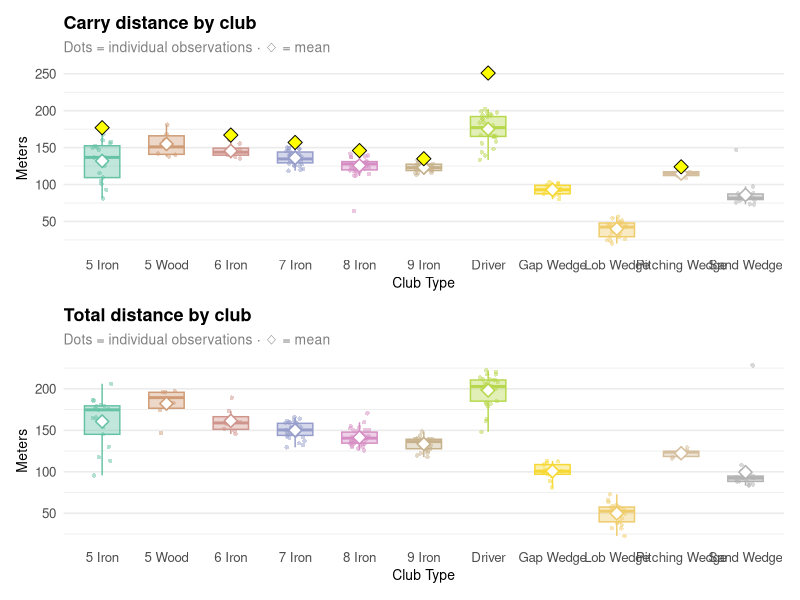
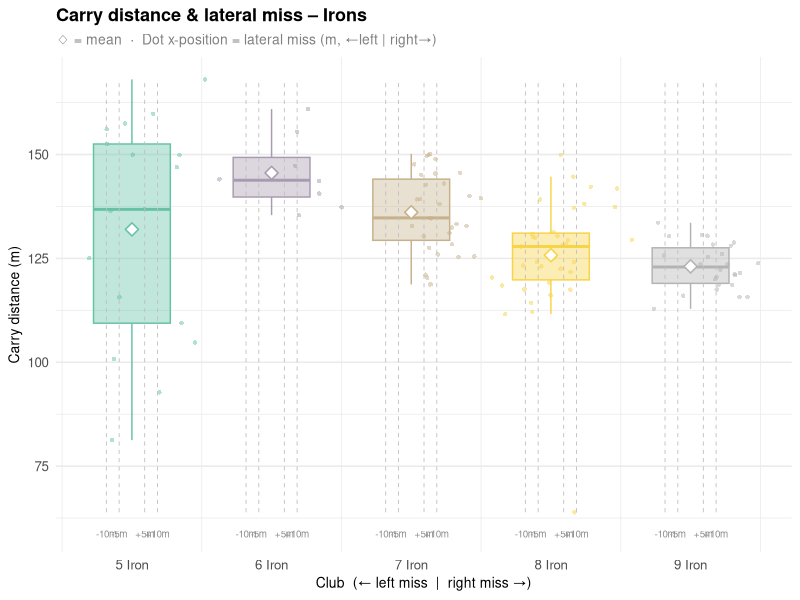
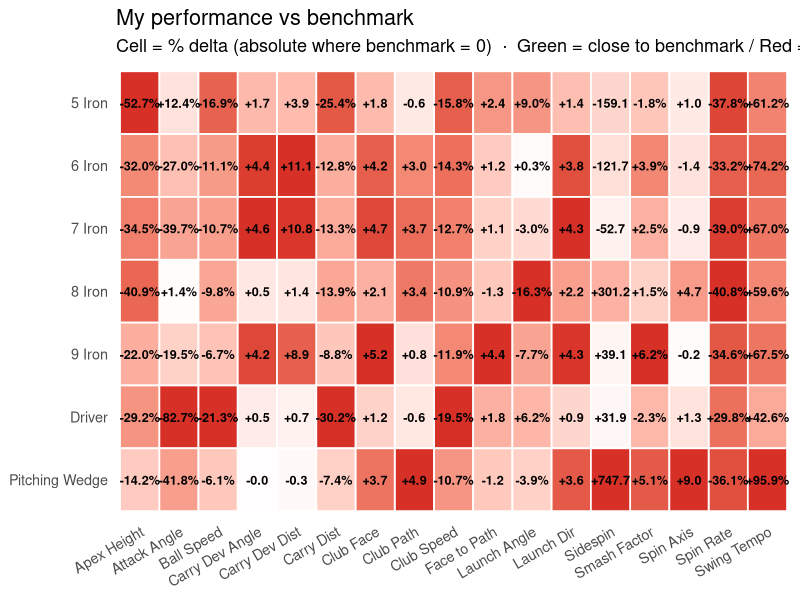
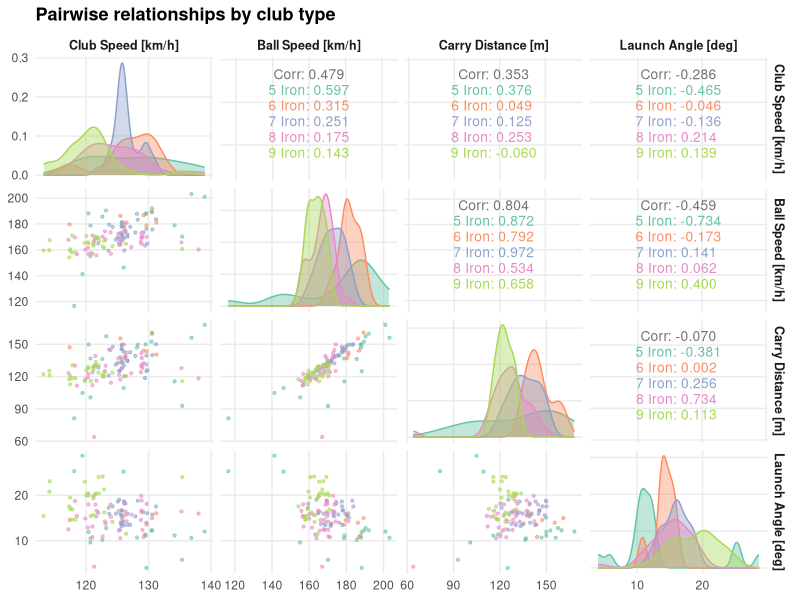
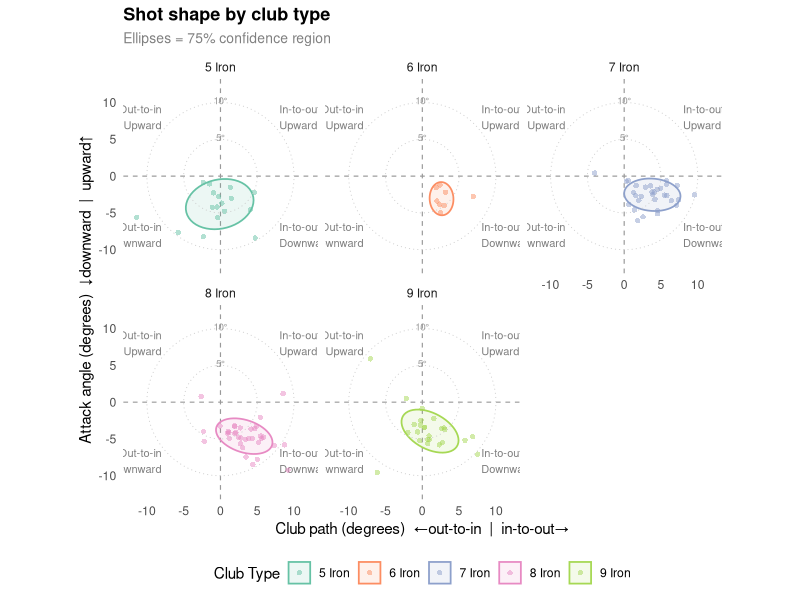
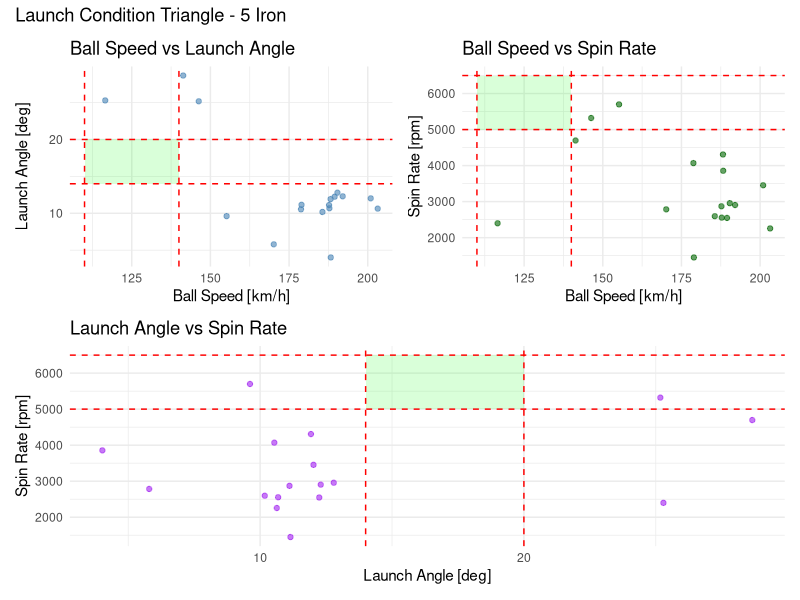
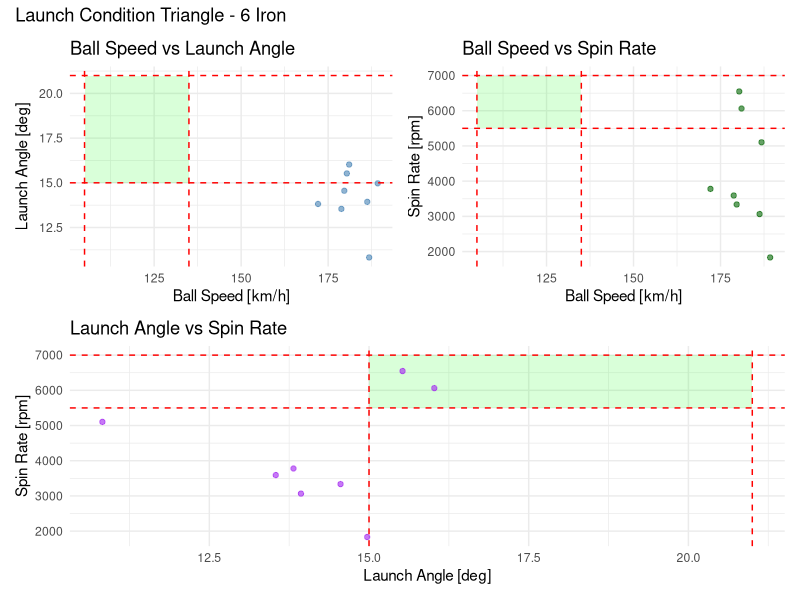
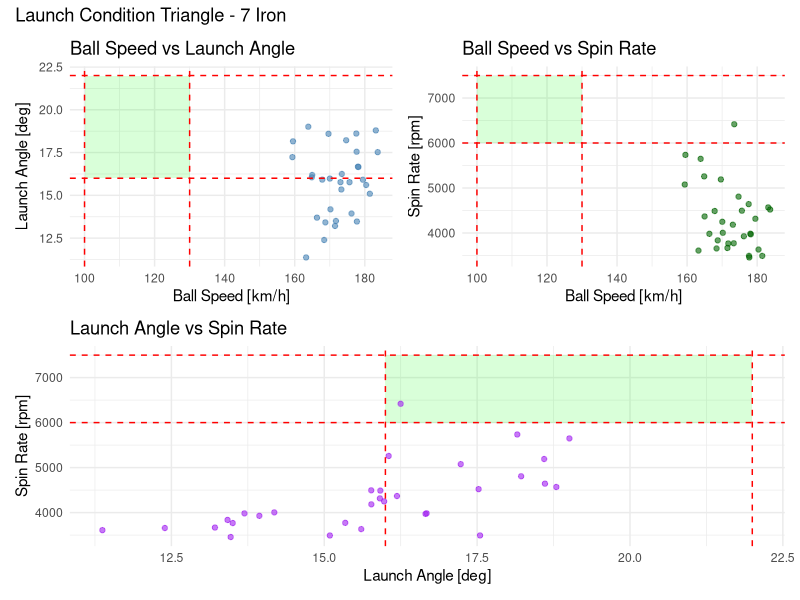

Write R code to recreate these figures, in order.
library(readxl)
library(tidyverse)
library(dplyr)
library(tidyr)
library(patchwork)
library(ggplot2)
library(GGally)
library(patchwork)


make_boxplot <- function(
    data,
    x_var,
    y_var,
    title        = NULL,
    subtitle     = NULL,
    x_label      = x_var,
    y_label      = y_var,
    palette      = "Set2",
    show_mean    = TRUE,
    show_points  = TRUE,
    jitter_width = 0.15,
    point_alpha  = 0.5,
    flip         = FALSE,
    benchmark    = NULL,
    jitter_mode      = "random",  # "random" | "offline"
    offline_var      = NULL,      # column with lateral miss (m), required for jitter_mode = "offline"
    offline_ref_dist = c(5, 10)   # reference distances (m) to label on the offline axis
) {
  if (jitter_mode == "offline" && is.null(offline_var))
    stop("offline_var must be provided when jitter_mode = 'offline'")

  # -------------------------
  # OFFLINE MODE: numeric group positions + lateral offset
  # -------------------------
  if (jitter_mode == "offline") {
    club_levels  <- sort(unique(data[[x_var]]))
    n_groups     <- length(club_levels)
    # scale so the 90th-percentile miss fills ~40% of the space between clubs
    scale_factor <- 0.4 / quantile(abs(data[[offline_var]]), 0.90, na.rm = TRUE)

    data$.group_pos <- as.numeric(factor(data[[x_var]], levels = club_levels))
    data$.x_pos     <- data$.group_pos + data[[offline_var]] * scale_factor

    if (is.null(subtitle))
      subtitle <- paste0(
        if (show_mean) "\u25c7 = mean  \u00b7  " else "",
        "Dot x-position = lateral miss (m, \u2190left | right\u2192)"
      )

    pal <- colorRampPalette(RColorBrewer::brewer.pal(8, palette))(n_groups)
    names(pal) <- club_levels

    p <- ggplot(data, aes(
      x     = .group_pos,
      y     = .data[[y_var]],
      fill  = .data[[x_var]],
      color = .data[[x_var]],
      group = .data[[x_var]]
    )) +
      geom_boxplot(
        alpha         = 0.4,
        outlier.shape = NA,
        width         = 0.55,
        linewidth     = 0.5
      )

    if (show_points) {
      p <- p + geom_point(
        aes(x = .x_pos),
        size  = 1.2,
        alpha = point_alpha,
        shape = 16
      )
    }

    if (show_mean) {
      p <- p + stat_summary(
        fun    = mean,
        geom   = "point",
        shape  = 23,
        size   = 3,
        fill   = "white",
        stroke = 0.8
      )
    }

    if (!is.null(benchmark)) {
      if (is.list(benchmark) && !is.data.frame(benchmark)) benchmark <- as.data.frame(benchmark)
      benchmark <- benchmark[benchmark[[x_var]] %in% club_levels, , drop = FALSE]
      if (nrow(benchmark) > 0) {
        benchmark$.group_pos <- as.numeric(factor(benchmark[[x_var]], levels = club_levels))
        p <- p + geom_point(
          data        = benchmark,
          aes(x = .group_pos, y = .data[[y_var]]),
          inherit.aes = FALSE,
          shape = 23, size = 3.5, fill = "yellow", color = "black"
        )
      }
    }

    # Reference distance markers on the offline axis
    if (length(offline_ref_dist) > 0) {
      y_min  <- min(data[[y_var]], na.rm = TRUE)
      y_max  <- max(data[[y_var]], na.rm = TRUE)
      y_span <- y_max - y_min

      ref_df <- do.call(rbind, lapply(seq_len(n_groups), function(g) {
        do.call(rbind, lapply(offline_ref_dist, function(d) {
          rbind(
            data.frame(x = g + d * scale_factor, xend = g + d * scale_factor,
                       y = y_min, yend = y_max,
                       lx = g + d * scale_factor, ly = y_min - y_span * 0.04,
                       label = paste0("+", d, "m")),
            data.frame(x = g - d * scale_factor, xend = g - d * scale_factor,
                       y = y_min, yend = y_max,
                       lx = g - d * scale_factor, ly = y_min - y_span * 0.04,
                       label = paste0("-", d, "m"))
          )
        }))
      }))

      p <- p +
        geom_segment(
          data        = ref_df,
          aes(x = x, xend = xend, y = y, yend = yend),
          inherit.aes = FALSE,
          color       = "grey75",
          linewidth   = 0.3,
          linetype    = "dashed"
        ) +
        geom_text(
          data        = ref_df,
          aes(x = lx, y = ly, label = label),
          inherit.aes = FALSE,
          size        = 2.5,
          color       = "grey55",
          vjust       = 1
        )
    }

    p <- p +
      scale_x_continuous(breaks = seq_len(n_groups), labels = club_levels) +
      scale_fill_manual(values  = pal, guide = "none") +
      scale_color_manual(values = pal, guide = "none") +
      theme_minimal(base_size = 12) +
      theme(
        plot.title         = element_text(face = "bold", size = 13),
        plot.subtitle      = element_text(color = "grey50", size = 10),
        axis.title         = element_text(size = 10),
        panel.grid.major.x = element_blank()
      ) +
      labs(title = title, subtitle = subtitle, x = x_label, y = y_label)

    if (flip) p <- p + coord_flip()
    return(p)
  }

  # -------------------------
  # RANDOM JITTER MODE (original behaviour)
  # -------------------------
  if (is.null(subtitle)) {
    parts <- character(0)
    if (show_points) parts <- c(parts, "Dots = individual observations")
    if (show_mean)   parts <- c(parts, "\u25c7 = mean")
    subtitle <- if (length(parts)) paste(parts, collapse = " \u00b7 ") else NULL
  }

  p <- ggplot(data, aes(
    x     = .data[[x_var]],
    y     = .data[[y_var]],
    fill  = .data[[x_var]],
    color = .data[[x_var]]
  )) +
    geom_boxplot(
      alpha         = 0.4,
      outlier.shape = NA,
      width         = 0.55,
      linewidth     = 0.5
    )

  if (show_points) {
    p <- p + geom_jitter(
      width = jitter_width,
      size  = 1.2,
      alpha = point_alpha,
      shape = 16
    )
  }

  if (show_mean) {
    p <- p + stat_summary(
      fun    = mean,
      geom   = "point",
      shape  = 23,
      size   = 3,
      fill   = "white",
      stroke = 0.8
    )
  }

  # -------------------------
  # BENCHMARK LAYER (filtered)
  # -------------------------
  if (!is.null(benchmark)) {

    if (is.list(benchmark) && !is.data.frame(benchmark)) benchmark <- as.data.frame(benchmark)

    benchmark <- benchmark[
      benchmark[[x_var]] %in% unique(data[[x_var]]),
      , drop = FALSE
    ]

    if (nrow(benchmark) > 0) {
      p <- p +
        geom_point(
          data = benchmark,
          aes(x = .data[[x_var]], y = .data[[y_var]]),
          inherit.aes = FALSE,
          shape = 23, size = 3.5, fill = "yellow", color = "black"
        )
    }
  }

  # -------------------------
  # STYLING
  # -------------------------
  n_groups <- length(unique(data[[x_var]]))
  pal <- colorRampPalette(RColorBrewer::brewer.pal(8, palette))(n_groups)

  p <- p +
    scale_fill_manual(values = pal, guide = "none") +
    scale_color_manual(values = pal, guide = "none") +
    theme_minimal(base_size = 12) +
    theme(
      plot.title         = element_text(face = "bold", size = 13),
      plot.subtitle      = element_text(color = "grey50", size = 10),
      axis.title         = element_text(size = 10),
      panel.grid.major.x = element_blank()
    ) +
    labs(title = title, subtitle = subtitle, x = x_label, y = y_label)

  if (flip) p <- p + coord_flip()

  p
}


pairwise_plot <- function(
    data,
    columns,
    group_var    = NULL,
    title        = "Pairwise relationships",
    palette      = "Set2",
    upper        = "cor",
    lower        = "points",
    diag         = "densityDiag",
    point_size   = 0.8,
    point_alpha  = 0.6,
    legend_pos   = "bottom"
) {
  # Build mapping: add colour only if group_var is supplied
  mapping <- if (!is.null(group_var)) {
    aes(color = .data[[group_var]], fill = .data[[group_var]], alpha = point_alpha)
  } else {
    aes(alpha = point_alpha)
  }
  
  p <- ggpairs(
    data    = data,
    columns = columns,
    mapping = mapping,
    upper   = list(continuous = wrap(upper, size = 3.5, stars = FALSE)),
    lower   = list(continuous = wrap(lower, size = point_size)),
    diag    = list(continuous = wrap(diag,  alpha = 0.4))
  )
  
  # Apply colour scales only when grouping
  if (!is.null(group_var)) {
    p <- p +
      scale_color_brewer(palette = palette, name = group_var) +
      scale_fill_brewer(palette  = palette, name = group_var)
  }
  
  p +
    theme_minimal(base_size = 11) +
    theme(
      plot.title       = element_text(face = "bold", size = 13),
      strip.text       = element_text(size = 9, face = "bold"),
      legend.position  = legend_pos,
      panel.grid.minor = element_blank()
    ) +
    labs(title = title)
}


shot_shape_rose <- function(
    data,
    club_path,
    attack_angle,
    group_var      = NULL,
    title          = "Shot shape rose",
    palette        = "Set2",
    ellipse        = TRUE,
    facet          = FALSE,
    ellipse_level  = 0.75
) {
  mapping <- if (!is.null(group_var)) {
    aes(
      x     = .data[[club_path]],
      y     = .data[[attack_angle]],
      color = .data[[group_var]],
      fill  = .data[[group_var]]
    )
  } else {
    aes(
      x = .data[[club_path]],
      y = .data[[attack_angle]]
    )
  }
  
  p <- ggplot(data, mapping) +
    
    # Reference lines — zero axes
    geom_hline(yintercept = 0, linewidth = 0.4, linetype = "dashed", color = "grey60") +
    geom_vline(xintercept = 0, linewidth = 0.4, linetype = "dashed", color = "grey60") +
    
    # Quadrant labels
    annotate("text", x =  8, y =  8, label = "In-to-out\nUpward",   size = 2.8, color = "grey50", hjust = 0) +
    annotate("text", x = -8, y =  8, label = "Out-to-in\nUpward",   size = 2.8, color = "grey50", hjust = 1) +
    annotate("text", x =  8, y = -8, label = "In-to-out\nDownward", size = 2.8, color = "grey50", hjust = 0) +
    annotate("text", x = -8, y = -8, label = "Out-to-in\nDownward", size = 2.8, color = "grey50", hjust = 1) +
    
    # Individual shots
    geom_point(size = 1.5, alpha = 0.5, shape = 16)
  
  # Confidence ellipses
  if (ellipse) {
    p <- p + stat_ellipse(
      geom  = "polygon",
      level = ellipse_level,
      alpha = 0.12,
      linewidth = 0.6
    )
  }
  
  # Polar coordinates — note: coord_polar maps x to angle, y to radius,
  # but for a shot shape plot we want a standard Cartesian feel with
  # circular grid lines, so we use coord_fixed() + circular reference rings
  p <- p +
    # Circular reference rings at 5 and 10 degrees radius
    annotate("path",
             x = 5 * cos(seq(0, 2 * pi, length.out = 200)),
             y = 5 * sin(seq(0, 2 * pi, length.out = 200)),
             color = "grey80", linewidth = 0.3, linetype = "dotted"
    ) +
    annotate("path",
             x = 10 * cos(seq(0, 2 * pi, length.out = 200)),
             y = 10 * sin(seq(0, 2 * pi, length.out = 200)),
             color = "grey80", linewidth = 0.3, linetype = "dotted"
    ) +
    annotate("text", x = 0, y =  5.3, label = "5°",  size = 2.5, color = "grey60") +
    annotate("text", x = 0, y = 10.3, label = "10°", size = 2.5, color = "grey60") +
    
    coord_fixed(xlim = c(-12, 12), ylim = c(-12, 12)) +
    theme_minimal(base_size = 11) +
    theme(
      plot.title        = element_text(face = "bold", size = 13),
      plot.subtitle     = element_text(color = "grey50", size = 10),
      panel.grid        = element_blank(),
      axis.ticks        = element_blank(),
      legend.position   = "bottom"
    ) +
    labs(
      title    = title,
      subtitle = paste0("Ellipses = ", ellipse_level * 100, "% confidence region"),
      x        = "Club path (degrees)  ←out-to-in  |  in-to-out→",
      y        = "Attack angle (degrees)  ↓downward  |  upward↑",
      color    = group_var,
      fill     = group_var
    )
  
  if (!is.null(group_var)) {
    p <- p +
      scale_color_brewer(palette = palette) +
      scale_fill_brewer(palette  = palette)
  }
  
  if (facet && !is.null(group_var)) {
    p <- p + facet_wrap(vars(.data[[group_var]]))
  }
  
  p
}


launch_condition_triangle <- function(data, club_type, windows_lookup) {
  
  library(ggplot2)
  library(patchwork)
  library(dplyr)
  
  # Get windows for selected club
  windows <- windows_lookup[[club_type]]
  
  if (is.null(windows)) {
    stop(paste("No launch windows defined for", club_type))
  }
  
  club_data <- data %>%
    filter(`Club Type` == club_type)
  
  p1 <- ggplot(club_data, aes(x = `Ball Speed [km/h]`, y = `Launch Angle [deg]`)) +
    annotate("rect",
             xmin = windows$speed[1], xmax = windows$speed[2],
             ymin = windows$launch[1], ymax = windows$launch[2],
             alpha = 0.15, fill = "green") +
    geom_point(alpha = 0.6, color = "steelblue") +
    geom_vline(xintercept = windows$speed, linetype = "dashed", color = "red") +
    geom_hline(yintercept = windows$launch, linetype = "dashed", color = "red") +
    theme_minimal() +
    labs(title = "Ball Speed vs Launch Angle")
  
  p2 <- ggplot(club_data, aes(x = `Ball Speed [km/h]`, y = `Spin Rate [rpm]`)) +
    annotate("rect",
             xmin = windows$speed[1], xmax = windows$speed[2],
             ymin = windows$spin[1], ymax = windows$spin[2],
             alpha = 0.15, fill = "green") +
    geom_point(alpha = 0.6, color = "darkgreen") +
    geom_vline(xintercept = windows$speed, linetype = "dashed", color = "red") +
    geom_hline(yintercept = windows$spin, linetype = "dashed", color = "red") +
    theme_minimal() +
    labs(title = "Ball Speed vs Spin Rate")
  
  p3 <- ggplot(club_data, aes(x = `Launch Angle [deg]`, y = `Spin Rate [rpm]`)) +
    annotate("rect",
             xmin = windows$launch[1], xmax = windows$launch[2],
             ymin = windows$spin[1], ymax = windows$spin[2],
             alpha = 0.15, fill = "green") +
    geom_point(alpha = 0.6, color = "purple") +
    geom_vline(xintercept = windows$launch, linetype = "dashed", color = "red") +
    geom_hline(yintercept = windows$spin, linetype = "dashed", color = "red") +
    theme_minimal() +
    labs(title = "Launch Angle vs Spin Rate")
  
  (p1 | p2) / p3 +
    plot_annotation(title = paste("Launch Condition Triangle -", club_type))
}


compute_means_table <- function(data, grouper) {
  numeric_cols <- names(data)[sapply(data, is.numeric)]
  data %>%
    group_by(.data[[grouper]]) %>%
    summarise(across(all_of(numeric_cols), ~ mean(.x, na.rm = TRUE)), .groups = "drop")
}


plot_benchmark_heatmap <- function(
    data_means,
    benchmark_means,
    grouper,
    metric_labels = NULL,
    title         = "Performance vs benchmark",
    fill_limits   = NULL,
    mode          = "absolute"   # "absolute" | "percent" | "hybrid"
) {
  shared_cols <- intersect(
    setdiff(names(data_means),      grouper),
    setdiff(names(benchmark_means), grouper)
  )

  my_long <- data_means %>%
    select(all_of(c(grouper, shared_cols))) %>%
    pivot_longer(-all_of(grouper), names_to = "Metric", values_to = "You")

  bm_long <- benchmark_means %>%
    select(all_of(c(grouper, shared_cols))) %>%
    pivot_longer(-all_of(grouper), names_to = "Metric", values_to = "Benchmark")

  comparison <- my_long %>%
    inner_join(bm_long, by = c(grouper, "Metric")) %>%
    mutate(
      Delta   = You - Benchmark,
      PctDiff = (You - Benchmark) / Benchmark * 100
    )

  fill_col <- switch(mode,
    absolute = "Delta",
    percent  = "PctDiff",
    hybrid   = "HybridFill",
    stop("Unknown mode '", mode, "'. Supported: 'absolute', 'percent', 'hybrid'")
  )

  if (mode == "hybrid") {
    comparison <- comparison %>%
      mutate(
        HybridFill = ifelse(is.finite(PctDiff), PctDiff, Delta),
        label      = ifelse(is.finite(PctDiff),
                            sprintf("%+.1f%%", PctDiff),
                            sprintf("%+.1f",   Delta))
      )
  } else {
    label_fmt <- switch(mode,
      absolute = function(x) sprintf("%+.1f",  x),
      percent  = function(x) sprintf("%+.1f%%", x)
    )
    comparison <- comparison %>%
      mutate(label = label_fmt(.data[[fill_col]]))
  }

  if (!is.null(metric_labels)) {
    comparison <- comparison %>%
      mutate(MetricShort = ifelse(Metric %in% names(metric_labels), metric_labels[Metric], Metric))
  } else {
    comparison <- comparison %>%
      mutate(MetricShort = Metric)
  }

  # Normalise per metric: 0 = on benchmark, 1 = worst deviation in that metric.
  # Colour encodes distance from benchmark (green = close, red = far).
  comparison <- comparison %>%
    mutate(.fill_raw = .data[[fill_col]]) %>%
    group_by(Metric) %>%
    mutate(.fill = {
      cap_m <- max(abs(.fill_raw), na.rm = TRUE)
      if (is.na(cap_m) || cap_m == 0) 0 else abs(.fill_raw) / cap_m
    }) %>%
    ungroup()

  ggplot(comparison, aes(x = MetricShort, y = fct_rev(.data[[grouper]]), fill = .fill)) +
    geom_tile(color = "white", linewidth = 0.6) +
    geom_text(aes(label = label), size = 3.2, fontface = "bold") +
    scale_fill_gradient(
      low   = "white",
      high  = "#d73027",
      limits = c(0, 1),
      guide  = "none"
    ) +
    labs(
      title    = title,
      subtitle = switch(mode,
        absolute = "Cell = absolute delta  ·  Green = close to benchmark / Red = far from benchmark",
        percent  = "Cell = % delta  ·  Green = close to benchmark / Red = far from benchmark",
        hybrid   = "Cell = % delta (absolute where benchmark = 0)  ·  Green = close to benchmark / Red = far from benchmark"
      ),
      x        = NULL,
      y        = NULL
    ) +
    theme_minimal(base_size = 13) +
    theme(
      axis.text.x     = element_text(angle = 30, hjust = 1),
      panel.grid      = element_blank(),
      legend.position = "right"
    )
}


# ------------------------------
#              MAIN
# ------------------------------


# 1. Data stuff

# 1a. loading
setwd("C:/Users/michi/anaconda_projects/Golf-Analytics/")

training <- read_excel(
  "data.xlsx",
  sheet = "Michiel",
  range = "A1:AF300"
)

benchmarkData <- read_excel(
  "data.xlsx",
  sheet = "Benchmark",
  range = "A1:R13"
)

club_order <- c("Driver", "3 Wood", "5 Wood", "7 Wood",
                "5 Iron", "6 Iron", "7 Iron", "8 Iron", "9 Iron",
                "Gap Wedge", "Pitching Wedge", "Sand Wedge", "Lob Wedge")


# 1b. cleaning

garminData <- as.data.frame(training) %>%
  filter(!if_all(everything(), is.na)) %>%
  arrange(factor(`Club Type`, levels = club_order))

garminData["Roll Distance [m]"] <- garminData$`Total Distance [m]` - garminData$`Carry Distance [m]`
garminData["Swing Tempo"] <- garminData$`Backswing Time [sec]` / garminData$`Downswing Time [sec]`


irons = c("5 Iron", "6 Iron", "7 Iron", "8 Iron", "9 Iron")
ironData <- garminData %>%
  filter(`Club Type` %in% irons)

wedges <- c("Gap Wedge", "Lob Wedge", "Pitching Wedge", "Sand Wedge")
wedgeData <- garminData %>%
  filter(`Club Type` %in% wedges)

woods <- c("Driver", "3 Wood", "5 Wood", "7 Wood")
woodData <- garminData %>%
  filter(`Club Type` %in% woods)


# 1. BOXPLOT

# 1a. Distances vs Benchamrk

p1 <- make_boxplot(garminData, "Club Type", "Carry Distance [m]",
                   title = "Carry distance by club", y_label = "Meters", benchmark = benchmarkData)
p2 <- make_boxplot(garminData, "Club Type", "Total Distance [m]",
                   title = "Total distance by club", y_label = "Meters")
p1 / p2

ggsave("graphs/boxplot_distance_by_club.png", plot = p1 / p2, width = 16, height = 10)

# 1b. 2D offline mode (carry distance vs lateral miss)

make_boxplot(
  data        = ironData,
  x_var       = "Club Type",
  y_var       = "Carry Distance [m]",
  offline_var = "Carry Deviation Distance [m]",
  jitter_mode = "offline",
  title       = "Carry distance & lateral miss – Irons",
  y_label     = "Carry distance (m)",
  x_label     = "Club  (\u2190 left miss  |  right miss \u2192)"
)

# 2. Tables

# 2a. Mean values versus Benchmark

meansPivot    <- compute_means_table(garminData,   "Club Type")
benchmarkMeans <- compute_means_table(benchmarkData, "Club Type")

metric_labels <- c(
  "Club Speed [km/h]"              = "Club Speed",
  "Attack Angle [deg]"             = "Attack Angle",
  "Ball Speed [km/h]"              = "Ball Speed",
  "Smash Factor"                   = "Smash Factor",
  "Launch Angle [deg]"             = "Launch Angle",
  "Spin Rate [rpm]"                = "Spin Rate",
  "Apex Height [m]"                = "Apex Height",
  "Carry Distance [m]"             = "Carry Dist",
  "Swing Tempo"                    = "Swing Tempo",
  "Spin Axis [deg]"                = "Spin Axis",
  "Club Path [deg]"                = "Club Path",
  "Club Face [deg]"                = "Club Face",
  "Face to Path [deg]"             = "Face to Path",
  "Launch Direction [deg]"         = "Launch Dir",
  "Sidespin [rpm]"                 = "Sidespin",
  "Carry Deviation Angle [deg]"    = "Carry Dev Angle",
  "Carry Deviation Distance [m]"   = "Carry Dev Dist"
)

# 2b. Heatmap

p_heatmap <- plot_benchmark_heatmap(
  data_means      = meansPivot,
  benchmark_means = benchmarkMeans,
  grouper         = "Club Type",
  metric_labels   = metric_labels,
  title           = "My performance vs benchmark",
  mode            = "hybrid"
)

p_heatmap

ggsave("graphs/heatmap_vs_benchmark.png", p_heatmap, width = 12, height = 8)



# PAIRWISE PLOT

distance_vars <- c(
  "Club Speed [km/h]",
  "Ball Speed [km/h]",
  "Carry Distance [m]",
  "Launch Angle [deg]"
)
names(garminData)

pairwise_plot(
  data      = ironData,
  columns   = distance_vars,
  group_var = "Club Type",
  title     = "Pairwise relationships by club type"
)

# SHOT SHAPE ROSE

shot_shape_rose(
  data         = ironData,
  club_path    = "Club Path [deg]",
  attack_angle = "Attack Angle [deg]",
  group_var    = "Club Type",
  title        = "Shot shape by club type",
  facet = TRUE
)


#Launch Condition Triangle

club_windows <- list(
  
  "Driver" = list(
    speed  = c(140, 180),   # km/h
    launch = c(10, 16),     # deg
    spin   = c(1800, 3000)  # rpm
  ),
  
  "3 Wood" = list(
    speed  = c(130, 165),
    launch = c(11, 17),
    spin   = c(2500, 3500)
  ),
  
  "5 Wood" = list(
    speed  = c(125, 155),
    launch = c(12, 18),
    spin   = c(3000, 4200)
  ),
  
  "7 Wood" = list(
    speed  = c(120, 150),
    launch = c(13, 19),
    spin   = c(3500, 4800)
  ),
  
  "Hybrid" = list(
    speed  = c(115, 145),
    launch = c(14, 20),
    spin   = c(3500, 5000)
  ),
  
  "3 Iron" = list(
    speed  = c(120, 150),
    launch = c(12, 18),
    spin   = c(4000, 5500)
  ),
  
  "4 Iron" = list(
    speed  = c(115, 145),
    launch = c(13, 19),
    spin   = c(4500, 6000)
  ),
  
  "5 Iron" = list(
    speed  = c(110, 140),
    launch = c(14, 20),
    spin   = c(5000, 6500)
  ),
  
  "6 Iron" = list(
    speed  = c(105, 135),
    launch = c(15, 21),
    spin   = c(5500, 7000)
  ),
  
  "7 Iron" = list(
    speed  = c(100, 130),
    launch = c(16, 22),
    spin   = c(6000, 7500)
  ),
  
  "8 Iron" = list(
    speed  = c(95, 125),
    launch = c(18, 24),
    spin   = c(6500, 8200)
  ),
  
  "9 Iron" = list(
    speed  = c(90, 115),
    launch = c(20, 26),
    spin   = c(7000, 8500)
  ),
  
  "Pitching Wedge" = list(
    speed  = c(85, 110),
    launch = c(24, 32),
    spin   = c(8000, 10000)
  ),
  
  "Gap Wedge" = list(
    speed  = c(80, 105),
    launch = c(26, 34),
    spin   = c(9000, 11000)
  ),
  
  "Sand Wedge" = list(
    speed  = c(75, 100),
    launch = c(28, 36),
    spin   = c(10000, 12000)
  ),
  
  "Lob Wedge" = list(
    speed  = c(70, 95),
    launch = c(30, 40),
    spin   = c(11000, 13000)
  )
)

plots <- lapply(names(club_windows), function(club) {
  launch_condition_triangle(ironData, club, club_windows)
})

clubs_in_data <- intersect(unique(ironData$`Club Type`), names(club_windows))

for (club in clubs_in_data) {
  print(launch_condition_triangle(ironData, club, club_windows))
}
